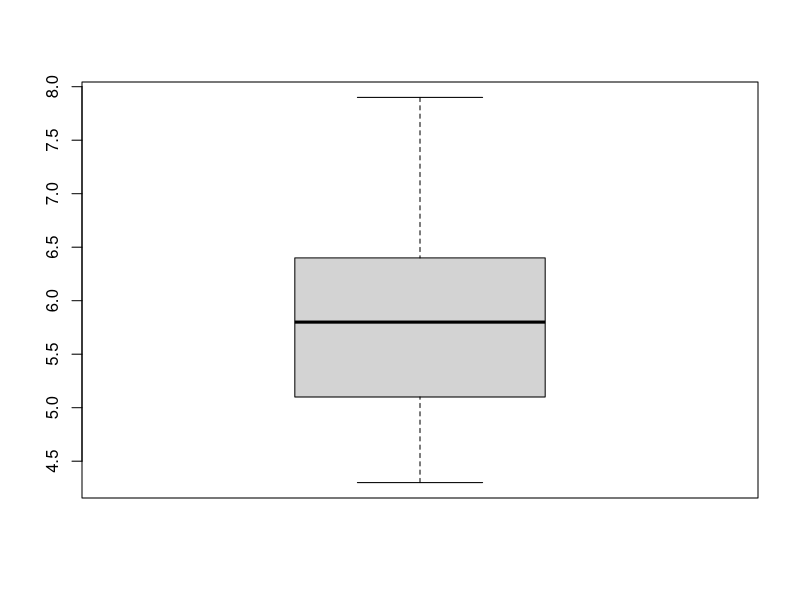
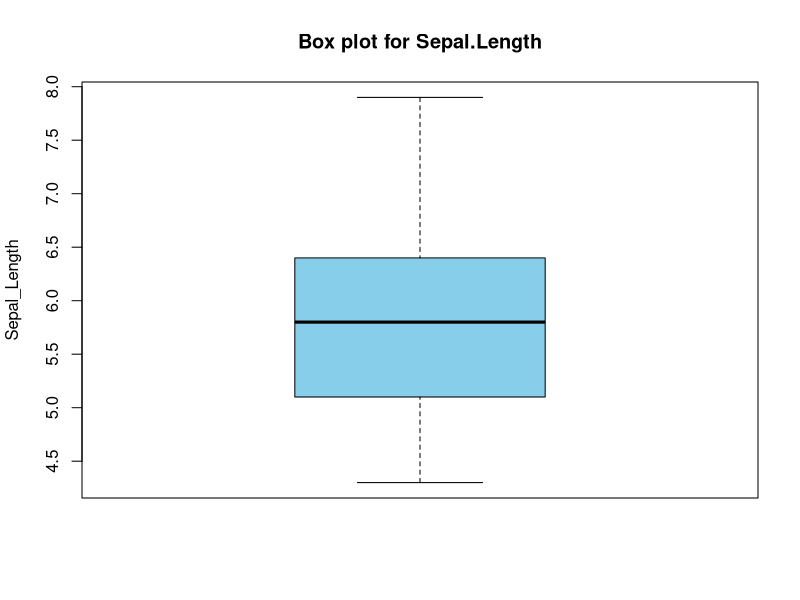
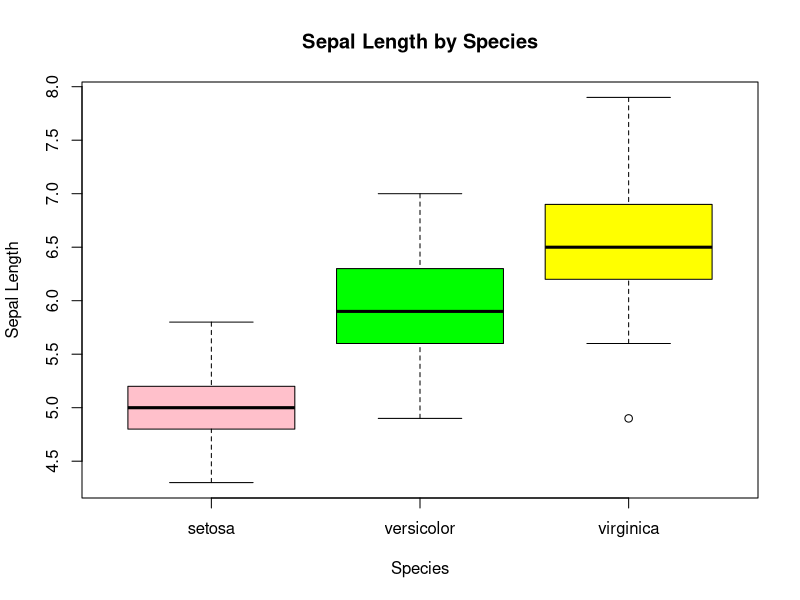
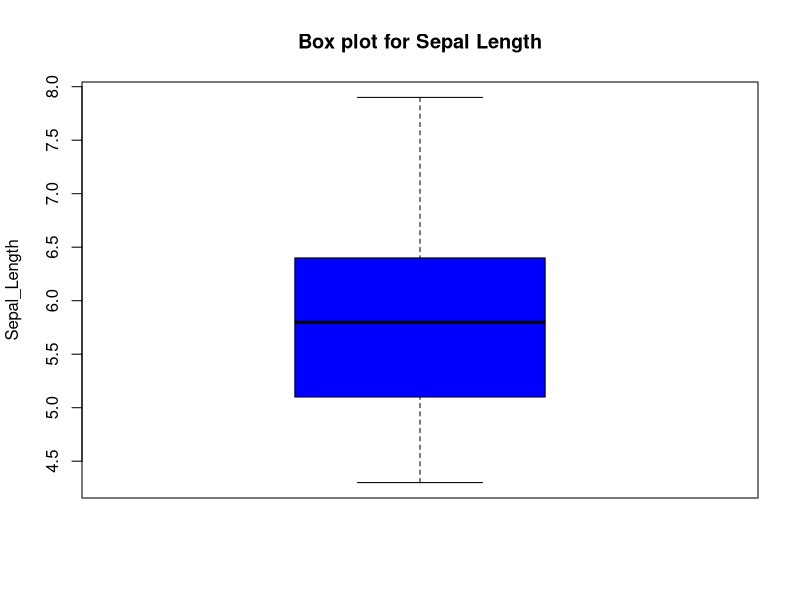
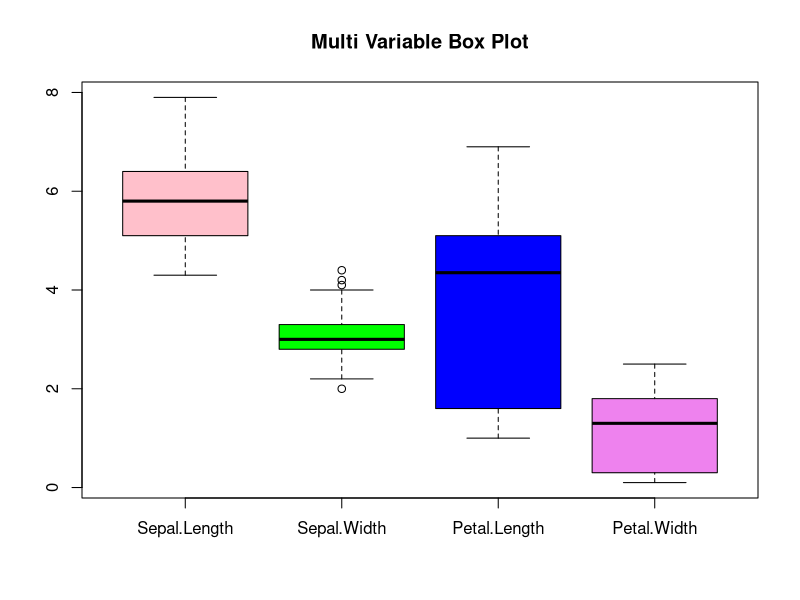
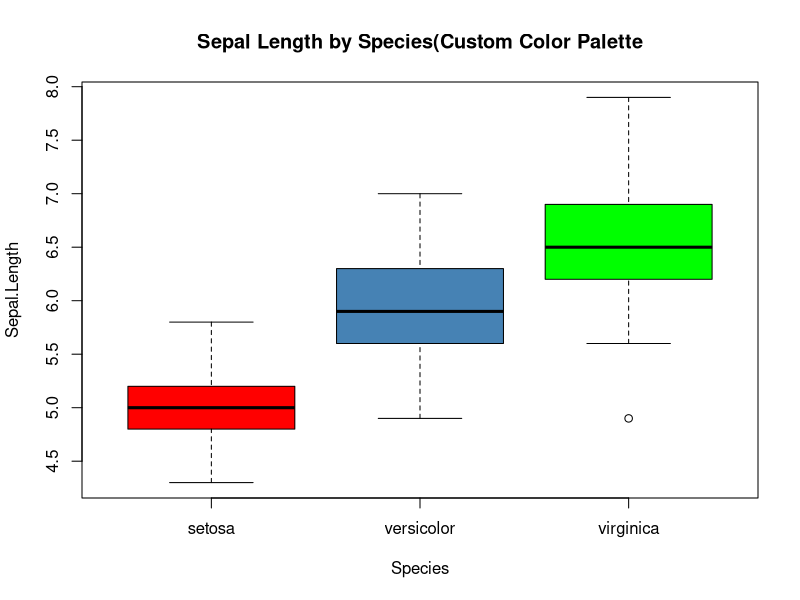
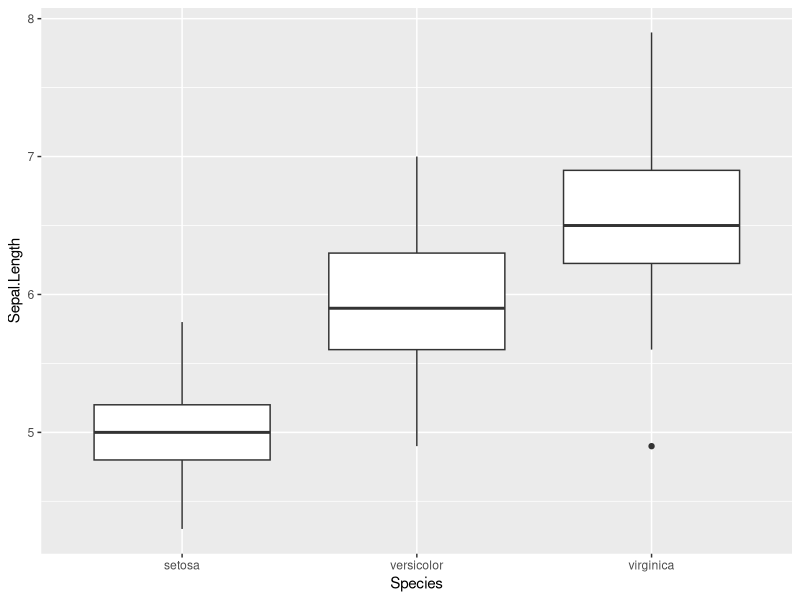
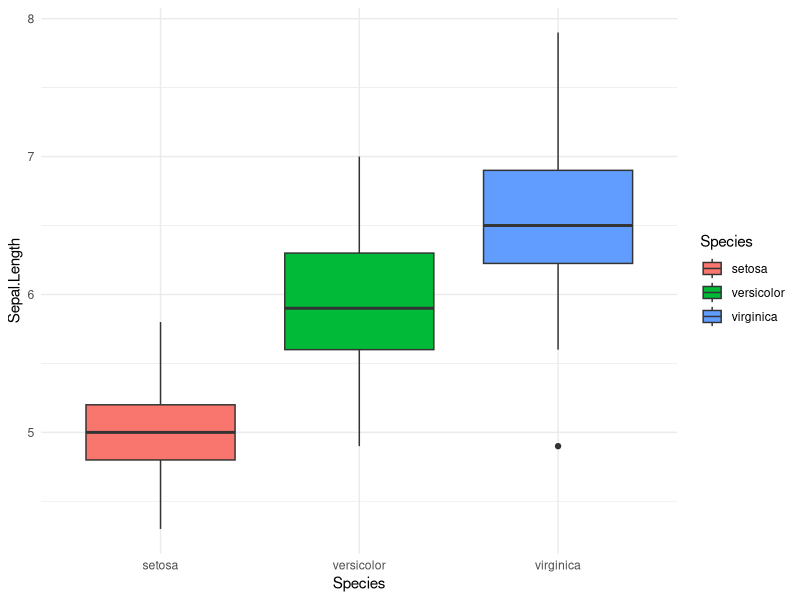

The R script that drew these images, in order:
#load the data
data(iris)

#Understand the data
str(iris)
View(iris)
class(iris)
?iris
#Basic Box plot
boxplot(iris$Sepal.Length)

#Add title & Labels
boxplot(iris$Sepal.Length,
        main = "Box plot for Sepal.Length",
        ylab = "Sepal_Length",
        col = 'skyblue')

#Grouped Box plot(by Species)
boxplot(Sepal.Length~Species,
        data = iris,
        main = "Sepal Length by Species",
        xlab = "Species",
        ylab = "Sepal Length",
        col = c('pink','green','yellow'))

#Multi-Variable Box Plot
boxplot(iris$Sepal.Length,
        main="Box plot for Sepal Length",
        ylab = "Sepal_Length",
        col = 'blue')
boxplot(iris[,1:4],
        main = "Multi Variable Box Plot",
        col = c('pink','green','blue','violet'))

#Using Custom color Palette
species_colors<-c("setosa"="red",
                  "versicolor"="steelblue",
                  "virginica"="green")
boxplot(
  Sepal.Length~Species,
  data = iris,
  col = species_colors,
  main = "Sepal Length by Species(Custom Color Palette"
)

library(ggplot2)

ggplot(iris,
    aes(x=Species,y=Sepal.Length))+
  geom_boxplot()

#Colored box plot by species
ggplot(iris,aes(x=Species,y=Sepal.Length,fill=Species))+
  geom_boxplot()+
  theme_minimal()

#Using Manual Color Palettes
ggplot(iris,aes(x=Species, y=Sepal.Length,fill=Species))+
  geom_boxplot()+
  scale_fill_manual(
    values=c(
      "setosa"="red",
      "versicolor"="blue",
      "virginica"="yellow"
    )
  )+
  theme_minimal()

